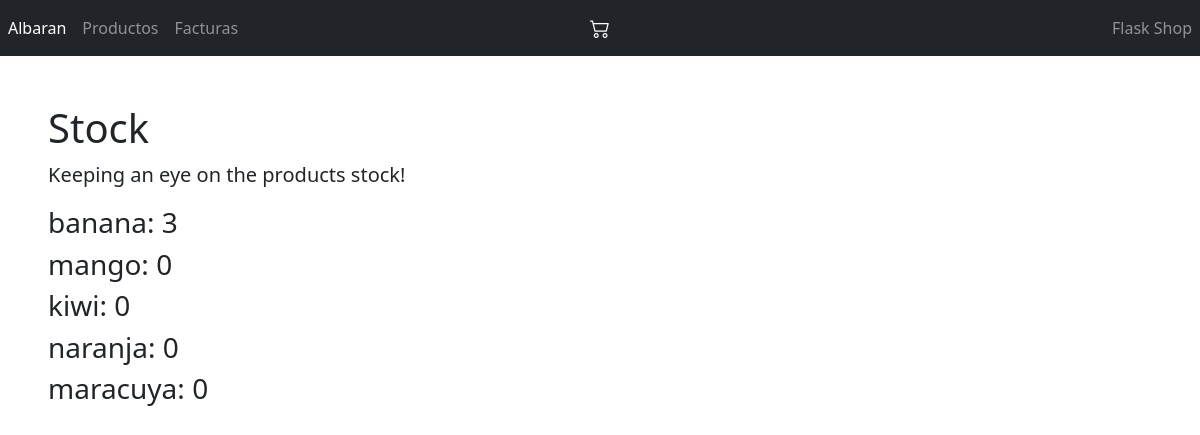
Before: /productos with the older database file.
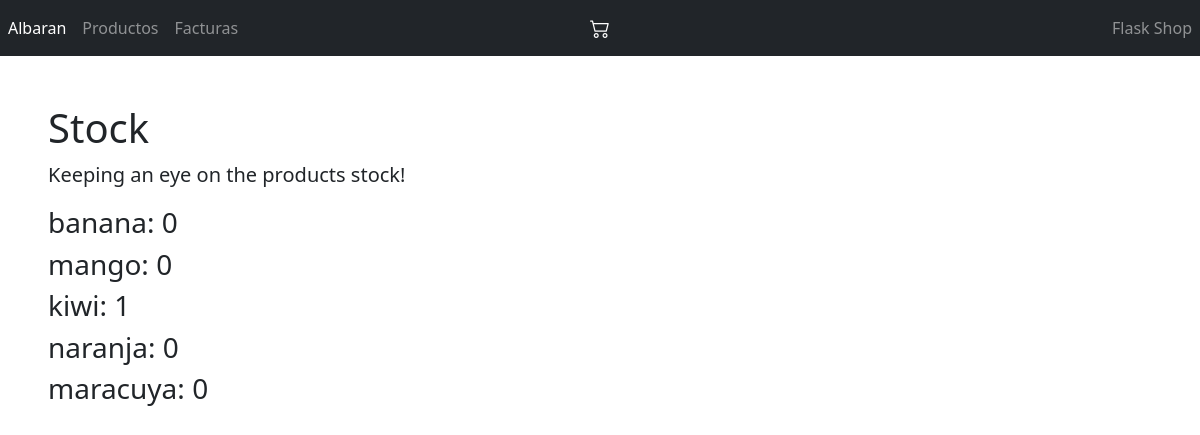
After: the same page with the newer database file.
### models.py (models this page shows)
class Producto(db.Model):
    __tablename__ = 'producto'
    id = db.Column(db.Integer, primary_key=True)
    name = db.Column(db.String(50), unique=True, nullable=False)
    stock = db.Column(db.Integer, nullable=False)

### routes.py (the view)
@main.route("/productos") # por defecto es GET
def productos():
    productos = Producto.query.all()
    return render_template("productos.html", productos=productos)

### templates/productos.html (shortened to what this page needs)
{% extends "base.html" %}
{% block main %}
    <h1 class="ml-5 mt-5">Stock</h1>
    <p class="ml-5 blockquote">Keeping an eye on the products stock!</p>
    {% for producto in productos %}
    <article>
        <header>
            <h3 class="ml-5">{{ producto.name }}: {{ producto.stock }}</h3>
        </header>
    </article>
    {% else %}
    <p>No hay posts</p>
    {% endfor %}
{% endblock %}

### templates/base.html (shortened to what this page needs)
<!DOCTYPE html>
<html lang="en">
<head>
    <link rel="stylesheet" href="https://cdn.jsdelivr.net/npm/bootstrap@4.3.1/dist/css/bootstrap.min.css">
    <link href="https://cdn.jsdelivr.net/npm/bootstrap@5.3.3/dist/css/bootstrap.min.css" rel="stylesheet">
    <link rel="stylesheet" href="https://cdn.jsdelivr.net/npm/bootstrap-icons@1.11.3/font/bootstrap-icons.min.css">
</head>
<body>
  <nav class="navbar navbar-expand-md navbar-dark bg-dark">
    <div class="navbar-collapse collapse w-100 order-1 order-md-0 dual-collapse2">
        <ul class="navbar-nav mr-auto">
            <li class="nav-item active">
                <a class="nav-link" href="/albaran">Albaran</a>
            </li>
            <li class="nav-item">
                <a class="nav-link" href="/productos">Productos</a>
            </li>
            <li class="nav-item">
                <a class="nav-link" href="/factura">Facturas</a>
            </li>
        </ul>
    </div>
    <div class="mx-auto order-0">
        <a class="navbar-brand mx-auto" href="/"><i class="bi bi-cart2"></i></a>
    </div>
    <div class="navbar-collapse collapse w-100 order-3 dual-collapse2">
        <ul class="navbar-nav ml-auto">
            <li class="nav-item">
                <a class="nav-link" href="#">Flask Shop</a>
            </li>
        </ul>
    </div>
</nav>
      <main>
        {% block main %}{% endblock %}
      </main>
  </body>
</html>

Changed rows visible on the page:
changed Producto "banana": stock "3" → "0"
changed Producto "kiwi": stock "0" → "1"
